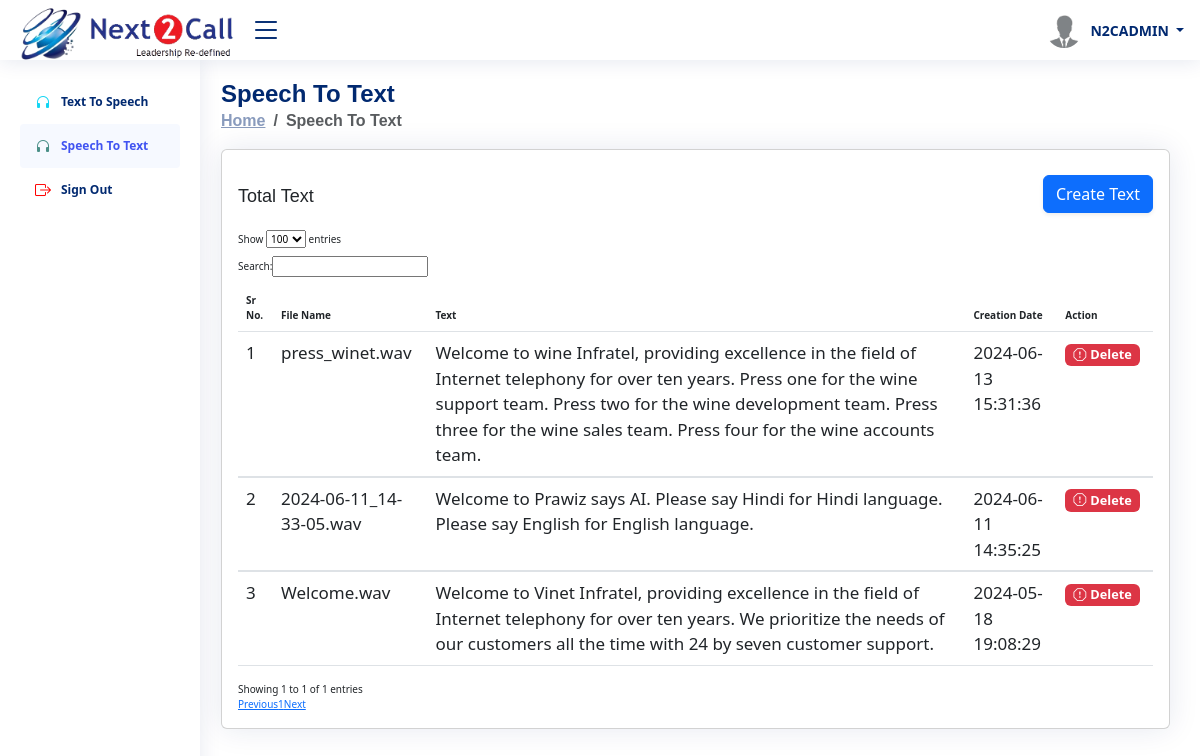
The app's page /speechtotext.php (signed in) with its own data.
### tables this page shows
CREATE TABLE `speechtotext` (
  `id` int(11) NOT NULL,
  `file_name` varchar(100) NOT NULL,
  `text` varchar(1500) NOT NULL,
  `date` varchar(100) NOT NULL,
  `status` varchar(10) NOT NULL
);

### speechtotext.php (the view, shortened to what this page needs)
<?php include "headerlink.php" ?>
<body>
    <?php include "header.php" ?>
    <?php
  include "sidebar.php" ?>
    <main id="main" class="main">
        <div class="pagetitle">
            <h1>Speech To Text</h1>
            <nav>
                <ol class="breadcrumb">
                    <li class="breadcrumb-item"><a href="index.php">Home</a></li>
                    <li class="breadcrumb-item active">Speech To Text</li>
                </ol>
            </nav>
        </div>
        <section class="section dashboard">
            <div class="row">
                <div class="col-lg-12">
                    <div class="row">
                        <div class="col-12">
                            <div class="card recent-sales overflow-auto">
                                <div class="card-body">
                                    <div class="row">
                                        <div class="col-sm-12 ticket_but">
                                            <h5 class="card-title">Total Text</h5>
                                            <div class="" style="float:right;  margin-top:-55px; margin-left:-50px;">
                          <button class="btn btn-md btn-primary shadow-sm best_font" data-toggle="modal" data-target="#staticBackdrop">Create Text</button>
                                            </div>
                                        </div>
                                    </div>
                                    <table class="table" id="example">
                                        <thead>
                                            <tr>
                                                <th>Sr No.</th>
                                                <th>File Name</th>
                                                <th>Text</th>
                                                <th>Creation Date</th>
                                                <th>Action</th>
                                            </tr>
                                        </thead>
                                        <?php
                    $sr = 1;
                        $query = "SELECT * FROM speechtotext WHERE status='1' ORDER BY id DESC";
                    $data_query = mysqli_query($con, $query);
                    while ($row = mysqli_fetch_array($data_query)) {
                        $file_nm = $row['file_name'];
                      ?>
                                        <tbody style="font-size:17px;">
                                            <tr>
                                                <td><?= $sr; ?></td>
                                                <td><?= $file_nm; ?></td>
                                                <td><?= $row['text']; ?></td>
                                                <td><?= $row['date']; ?></td>
                                                <td>
                                                    <a id="click_delete" data-id="<?= $row['id'] ?>"
                                                        data-list_id="<?= $row['id'] ?>"><span
                                                            class="badge bg-danger cursor-p"><i
                                                                class="bi bi-exclamation-octagon me-1"></i>Delete</span></a>
                                                </td>
                                            </tr>
                                        </tbody>
                                        <?php $sr++; } ?>
                                    </table>
                                </div>
                            </div>
                        </div>
                    </div>
                </div>
            </div>
        </section>
    </main>
    <?php include "footerlink.php" ?>
</body>
</html>

### assets/css/style.css (style rules this page uses)
:root { scroll-behavior: smooth; }
.cursor-p { cursor: pointer; }
body { font-family: "Open Sans", sans-serif; background: #f6f9ff; color: #444444; }
a { color: #4154f1; text-decoration: none; }
h1, h2, h3, h4, h5, h6 { font-family: "Nunito", sans-serif; }
#main { margin-top: 60px; padding: 20px 30px; transition: all 0.3s; }
.pagetitle { margin-bottom: 10px; }
.pagetitle h1 { font-size: 24px; margin-bottom: 0; font-weight: 600; color: #012970; }
.card { margin-bottom: 30px; border: none; border-radius: 5px; box-shadow: 0px 0 30px rgba(1, 41, 112, 0.1); }
.card-title { padding: 20px 0 15px 0; font-size: 18px; font-weight: 500; color: #012970; font-family: "Poppins", sans-serif; }
.card-body { padding: 0 20px 20px 20px; }
.breadcrumb { font-size: 14px; font-family: "Nunito", sans-serif; color: #899bbd; font-weight: 600; }
.breadcrumb a { color: #899bbd; transition: 0.3s; }
.breadcrumb .breadcrumb-item::before { color: #899bbd; }
.breadcrumb .active { color: #51678f; font-weight: 600; }
@media (min-width: 1200px) { #main, #footer { margin-left: 191px; } }
.dashboard .recent-sales { font-size: 10px; }
.dashboard .recent-sales .table thead { background: #f6f6fe; }
.dashboard .recent-sales .table thead th { border: 0; }
.ticket_but { width : 100%; height: 10%; }

### records on screen
speechtotext: file_name "press_winet.wav", text "Welcome to wine Infratel, providing excellence in the field of Internet telephony for over ten years. Press one for the wine support team. Press two for the wine development team. Press three for the wine sales team. Press four for the wine accounts team.", date "2024-06-13 15:31:36"
speechtotext: file_name "2024-06-11_14-33-05.wav", text "Welcome to Prawiz says AI. Please say Hindi for Hindi language. Please say English for English language.", date "2024-06-11 14:35:25"
speechtotext: file_name "Welcome.wav", text "Welcome to Vinet Infratel, providing excellence in the field of Internet telephony for over ten years. We prioritize the needs of our customers all the time with 24 by seven customer support.", date "2024-05-18 19:08:29"

### other values on screen
$username "N2CADMIN"
